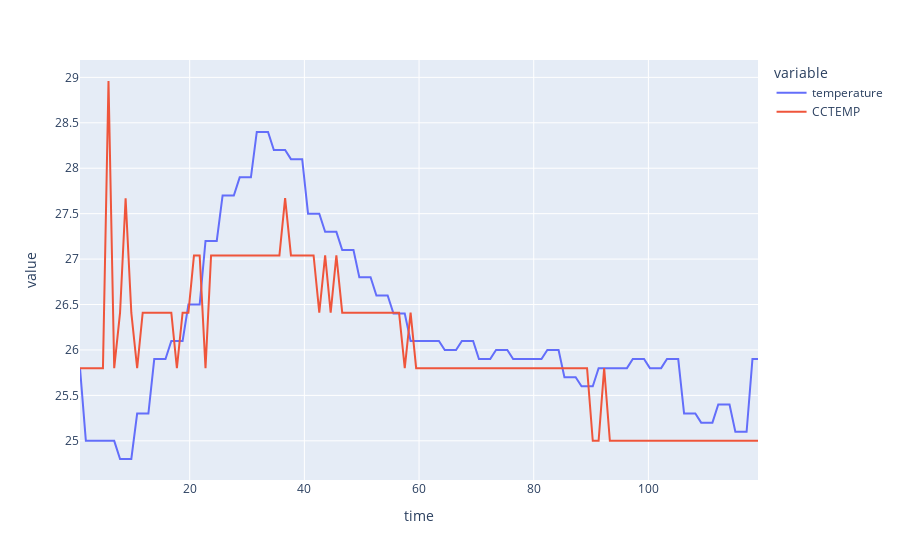

Source (notebook cell):
### Code cell
fig = px.line(df, x='time', y=['temperature', 'CCTEMP'])
fig.show()
